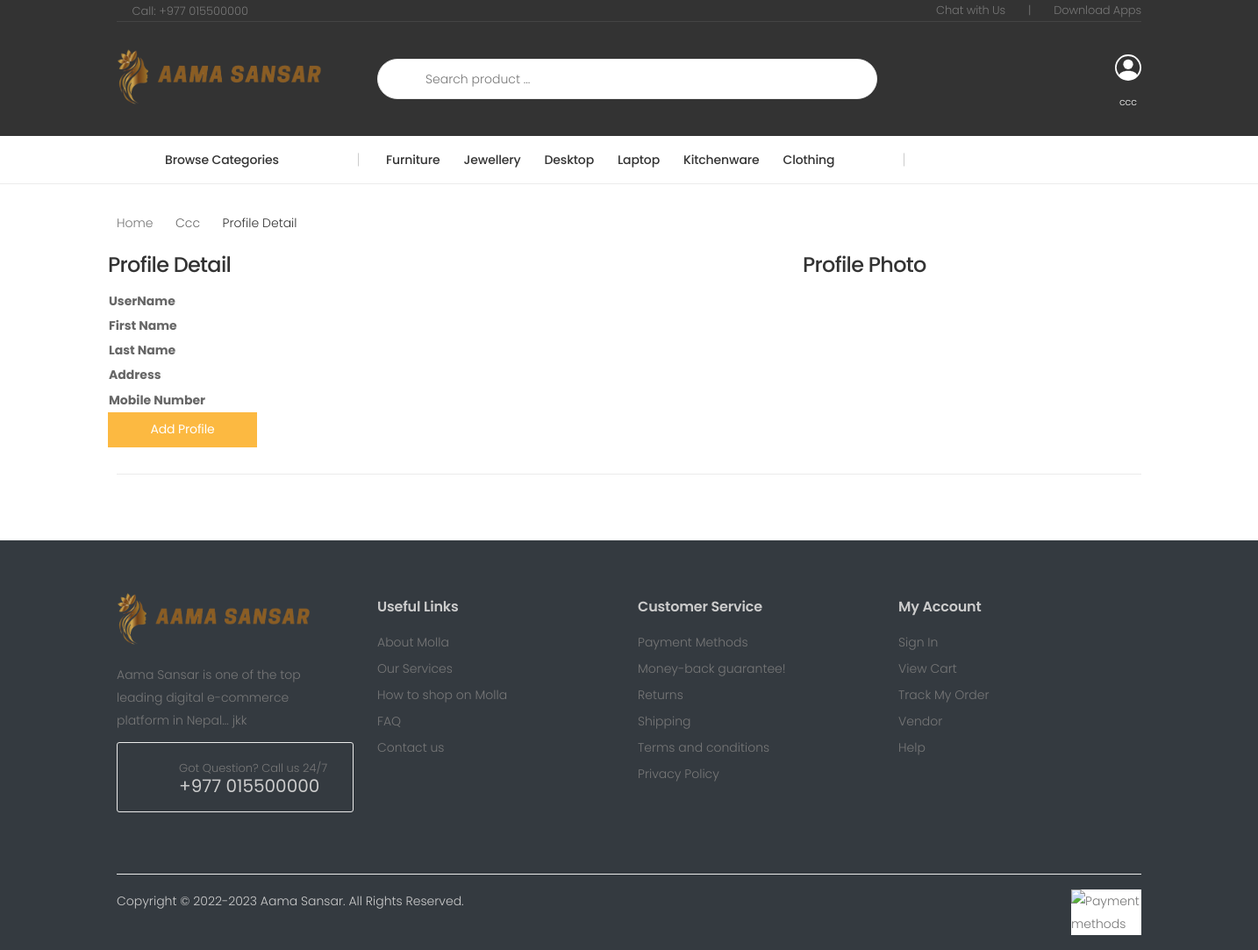
The app's page /profile/37 (signed in) with its own data.
### ecomadmin/models.py (models this page shows, shortened)
class About(models.Model):
    title = models.CharField(max_length=200)
    description = models.CharField(max_length=1000)
    logo = models.ImageField(blank=True, null=True, upload_to="AboutUs")
    photo = models.ImageField(blank=True, null=True, upload_to="AboutUs")
    phoneNo = models.CharField(max_length=9)
    mobileNo = models.CharField(max_length=10, blank=True, null=True)
    address = models.CharField(max_length=100)
    slug = models.SlugField()

### vendor/models.py (models this page shows)
class EcommerceUser(AbstractUser):
    is_vendor = models.BooleanField(default=False)
    is_OTP_verified = models.BooleanField(default=False)

### store/models.py (models this page shows, shortened)
class Category(models.Model):
    title = models.CharField(max_length=50)
    slug = models.SlugField()
    class Meta:
        verbose_name_plural = 'Categories'

### store/views.py (the view)
# urls.py: path('profile/<int:pk>', ProfileView.as_view(), name='profile'),
class ProfileView(LoginRequiredMixin, DetailView):
    template_name = "store/profile.html"
    def get_context_data(self, **kwargs):
        context = super().get_context_data(**kwargs)
        try:
            context['about'] = About.objects.all().first()
            context['categories'] = Category.objects.all()
            context['profile'] = CustomerProfile.objects.get(user=self.request.user.id)
            context['order_items'] = OrderItem.objects.filter(created_by=self.request.user.id)
        except:
            pass
        return context
    def get_queryset(self):
        return EcommerceUser.objects.filter(id=self.kwargs.get('pk'))

### store/context_processors.py (called while the page is built)
def cart(request):
    return {'cart': Cart(request)}

### store/templatetags/menu.py (called while the page is built)
@register.inclusion_tag('core/menu.html')
def menu():
    categories = Category.objects.all().order_by('?')
    return {'categories': categories}

### store/templates/store/profile.html (shortened to what this page needs)
{% extends '_frontend.html' %}
{% block frontend_content %}
    <div class="container-fluid pt-2">
        <main class="main">
            <nav aria-label="breadcrumb" class="breadcrumb-nav border-0 mb-0">
                <div class="container d-flex align-items-center">
                    <ol class="breadcrumb">
                        <li class="breadcrumb-item"><a href="{% url 'frontpage' %}">Home</a></li>
                        <li class="breadcrumb-item">{{ request.user.username }}</li>
                        <li class="breadcrumb-item active" aria-current="page">Profile Detail</li>
                    </ol>
                </div>
            </nav>
            <div class="page-content">
                <div class="container">
                    <div class="row">
                        <div class="col-8">
                            <div class="row pt-1">
                                <h4>Profile Detail</h4>
                            </div>
                            <div class="row">
                                <table class="table-responsive table-summary">
                                    <tr>
                                        <th>UserName</th>
                                        <td>{{ profile.user.username }}</td>
                                    </tr>
                                    <tr>
                                        <th>First Name</th>
                                        <td>{{ profile.first_name }}</td>
                                    </tr>
                                    <tr>
                                        <th>Last Name</th>
                                        <td>{{ profile.last_name }}</td>
                                    </tr>
                                    <tr>
                                        <th>Address</th>
                                        <td>{{ profile.address }}</td>
                                    </tr>
                                    <tr>
                                        <th>Mobile Number</th>
                                        <td>{{ profile.mobileNo }}</td>
                                    </tr>
                                </table>
                                <div>
                                    {% if profile %}<a type="button" class="btn btn-primary"
                                                       href="{% url 'update_profile' username=request.user.username pk=profile.id %}">Update
                                        Profile</a>
                                    {% else %}
                                        <a type="button" class="btn btn-primary"
                                           href="{% url 'add_profile' request.user.id %}">Add
                                            Profile</a>
                                    {% endif %}
                                </div>
                            </div>
                        </div>
                        <div class="col-xl-4">
                            <div class="row">
                                <h4 class="pt-1">Profile Photo</h4>
                            </div>
                        </div>
                    </div>
                    <hr>
                </div>
            </div>
        </main>
    </div>
{% endblock %}

### templates/_frontend.html (shortened to what this page needs)
{% load static %}
{% load menu %}
<!DOCTYPE html>
<html lang="en">
<head>
    <link rel="stylesheet" href="{% static 'dashboard/vendor/fontawesome-free/css/all.min.css' %}">
    <link rel="stylesheet" href="{% static 'frontend/assets/css/bootstrap.min.css' %}">
    <link rel="stylesheet" href="{% static 'frontend/assets/css/plugins/owl-carousel/owl.carousel.css' %}">
    <link rel="stylesheet" href="{% static 'frontend/assets/css/plugins/magnific-popup/magnific-popup.css' %}">
    <link rel="stylesheet" href="{% static 'frontend/assets/css/plugins/jquery.countdown.css' %}">
    <link rel="stylesheet" href="{% static 'frontend/assets/css/style.css' %}">
    <link rel="stylesheet" href="{% static 'frontend/assets/css/skins/skin-demo-3.css' %}">
    <link rel="stylesheet" href="{% static 'frontend/assets/css/demos/demo-3.css' %}">
</head>
<body>
<div class="page-wrapper">
    <header class="header header-intro-clearance header-3">
        <div class="header-top">
            <div class="container">
                <div class="header-left">
                    <a href="tel:#"><i class="icon-phone"></i>Call: +977 {{ about.phoneNo }}</a>
                </div>
                <div class="header-right">
                    <ul class="top-menu">
                        <li>
                            <ul>
                                <li>
                                    <a href="#">Chat with Us</a>
                                </li>
                                <li>|</li>
                                <li>
                                    <a href="#">Download Apps</a>
                                </li>
                            </ul>
                        </li>
                    </ul>
                </div>
            </div>
        </div>
        <div class="header-middle">
            <div class="container">
                <div class="header-left">
                    <a href="{% url 'frontpage' %}" class="logo">
                        <img src="{{ about.logo.url }}" alt="{{ about.title }}" width="20%" height="20">
                    </a>
                </div>
                <div class="header-center">
                    <div class="header-search header-search-extended header-search-visible d-none d-lg-block">
                        <form action="{% url 'search' %}" method="get">
                            <div class="header-search-wrapper search-wrapper-wide">
                                <button class="btn btn-primary" type="submit"><i class="icon-search"></i></button>
                                <input type="search" class="form-control" name="query" id="query"
                                       placeholder="Search product ..." required>
                            </div>
                        </form>
                    </div>
                </div>
                <div class="header-right">
                    {% if request.user.is_authenticated %}
                        <div class="dropdown cart-dropdown">
                            {% if request.user.is_superuser %}
                                <a href="{% url 'dashboard:admin_index' %}" class="button dropdown-toggle" role="button"
                                   aria-haspopup="true"
                                   aria-expanded="false">
                                    <div class="icon">
                                        <svg xmlns="http://www.w3.org/2000/svg" width="30" height="30"
                                             fill="currentColor"
                                             class="bi bi-box-arrow-in-right" viewBox="0 0 16 16">
                                            <path d="M11 6a3 3 0 1 1-6 0 3 3 0 0 1 6 0z"/>
                                            <path fill-rule="evenodd"
                                                  d="M0 8a8 8 0 1 1 16 0A8 8 0 0 1 0 8zm8-7a7 7 0 0 0-5.468 11.37C3.242 11.226 4.805 10 8 10s4.757 1.225 5.468 2.37A7 7 0 0 0 8 1z"/>
                                        </svg>
                                    </div>
                                    <p class="text-white pt-2">{{ request.user.username }}</p>
                                </a>
                            {% elif request.user.is_vendor %}
                                <a href="{% url 'seller' request.user.id %}" class="dropdown-toggle button"
                                   role="button"
                                   aria-haspopup="true"
                                   aria-expanded="false">
                                    <div class="icon">
                                    </div>
                                    <p class="text-white pt-2">{{ request.user.username }}</p>
                                </a>
                            {% endif %}
                        </div>
                    {% endif %}
                </div>
            </div>
        </div>
        <div class="header-bottom sticky-header">
            <div class="container">
                <div class="header-left">
                    <div class="dropdown category-dropdown">
                        <a href="#" class="dropdown-toggle" role="button" data-toggle="dropdown"
                           aria-haspopup="true"
                           aria-expanded="false" data-display="static" title="Browse Categories">
                            Browse Categories <i class="icon-angle-down"></i>
                        </a>
                    </div>
                </div>
                <div class="header-center">
                    <nav class="main-nav">
                        <ul class="menu sf-arrows">
                            {% menu %}
                        </ul>
                    </nav>
                </div>
            </div>
        </div>
    </header>
    {% block frontend_content %}{% endblock %}
    <footer class="footer bg-dark">
        <div class="footer-middle">
            <div class="container">
                <div class="row">
                    <div class="col-sm-6 col-lg-3">
                        <div class="widget widget-about">
                            <img src="{{ about.logo.url }}" class="footer-logo" alt="{{ about.title }}"
                                 width="80%" height="50%">
                            <p>{{ about.description | truncatewords:15 }}</p>
                            <div class="widget-call">
                                <i class="icon-phone"></i>
                                Got Question? Call us 24/7
                                <a class="text-light" href="tel:#">+977 {{ about.phoneNo }}</a>
                            </div>
                        </div>
                    </div>
                    <div class="col-sm-6 col-lg-3">
                        <div class="widget">
                            <h4 class="widget-title text-light">Useful Links</h4>
                            <ul class="widget-list">
                                <li><a href="#">About Molla</a></li>
                                <li><a href="#">Our Services</a></li>
                                <li><a href="#">How to shop on Molla</a></li>
                                <li><a href="#">FAQ</a></li>
                                <li><a href="#">Contact us</a></li>
                            </ul>
                        </div>
                    </div>
                    <div class="col-sm-6 col-lg-3">
                        <div class="widget">
                            <h4 class="widget-title text-light">Customer Service</h4>
                            <ul class="widget-list">
                                <li><a href="#">Payment Methods</a></li>
                                <li><a href="#">Money-back guarantee!</a></li>
                                <li><a href="#">Returns</a></li>
                                <li><a href="#">Shipping</a></li>
                                <li><a href="#">Terms and conditions</a></li>
                                <li><a href="#">Privacy Policy</a></li>
                            </ul>
                        </div>
                    </div>
                    <div class="col-sm-6 col-lg-3">
                        <div class="widget">
                            <h4 class="widget-title text-light">My Account</h4>
                            <ul class="widget-list">
                                <li><a href="#">Sign In</a></li>
                                <li><a href="#">View Cart</a></li>
                                <li><a href="#">Track My Order</a></li>
                                <li><a href="#">Vendor</a></li>
                                <li><a href="#">Help</a></li>
                            </ul>
                        </div>
                    </div>
                </div>
            </div>
        </div>
        <div class="footer-bottom bg-dark">
            <div class="container">
                <p class="footer-copyright text-light">Copyright © 2022-{% now "Y" %}  {{ about.title  }}. All Rights Reserved.</p>
                <figure class="footer-payments">
                    <img class="bg-white" src="{% static 'image/khalti.png' %}" alt="Payment methods" width="80"
                         height="50">
                </figure>
            </div>
        </div>
    </footer>
</div>
</body>
</html>

### core/templates/core/menu.html
{% for category in categories|slice:'6' %}
    <li class="megamenu-container">
        <a href="{% url 'category_detail' category.slug %}">{{ category.title }}</a>
    </li>
{% endfor %}

### static/frontend/assets/css/skins/skin-demo-3.css (style rules this page uses)
a { color:#fcb941 }
.header-3 .header-search-extended .btn,.header-4 .header-search-extended .btn { background-color:transparent;color:#333 }
.btn-primary { color:#fff;background-color:#fcb941;border-color:#fcb941;box-shadow:none }
.header-bottom .menu>li>a:before { background-color:#fcb941 }
.category-dropdown .dropdown-toggle:before { background-color:#fcb941 }

### static/frontend/assets/css/demos/demo-3.css (style rules this page uses)
.footer .footer-middle { border-top:none;padding-bottom:3rem }
.footer .widget-title { font-weight:600 }
.widget-list a { position:relative }
.widget-list a:before { content:'';display:block;position:absolute;left:0;bottom:0;width:100%;height:.1rem;background-color:#fcb941;transform-origin:right center;transform:scale(0, 1);transition:transform .3s ease }
.widget-about p:last-of-type { margin-bottom:1.2rem }
.widget-call { position:relative;font-size:1.3rem;padding:2.1rem 2rem 1.6rem 7rem;border:.1rem solid #ebebeb;border-radius:.3rem;line-height:1.25;max-width:270px }
.widget-call i { display:inline-block;color:#fcb941;font-size:3rem;line-height:1;position:absolute;left:2rem;top:50%;transform:translateY(-50%);-ms-transform:translateY(-50%) }
.widget-call a { display:block;font-weight:400;font-size:2rem;color:#333333 }
.footer-bottom .container { padding-top:1.75rem;padding-bottom:1.75rem }

### records on screen
About: phoneNo "015500000", logo (picture), description "Aama Sansar is one of the top leading digital e-commerce platform in Nepal... jkk", title "Aama Sansar"
EcommerceUser: user.username "ccc", user.username "Ccc"
Category: title "Furniture"
Category: title "Jewellery"
Category: title "Desktop"
Category: title "Laptop"
Category: title "Kitchenware"
Category: title "Clothing"
